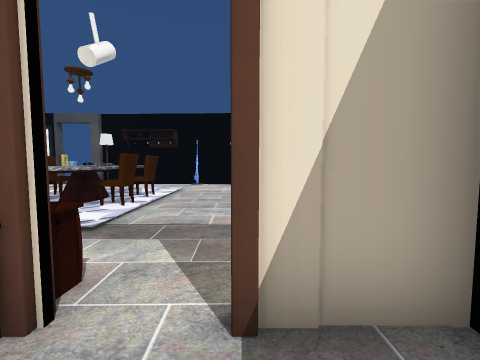
View 1 (above)

16 first-person views from a walk through a scene from a Unity 3-D project. The camera is 1.2 m above the floor, tilts 4° down and sees 90° across. The floor is counted in squares, 1 m on a side. Each view is taken from the middle of a square. On the plan, view 1 faces up. The plan holds only what a view shows up to about 12 squares ahead; the rest is blank. The place goes on beyond the plan. The player is left out. Door leaves are left out, so doorways stand open. Some surface patterns are stand-ins.

View 2
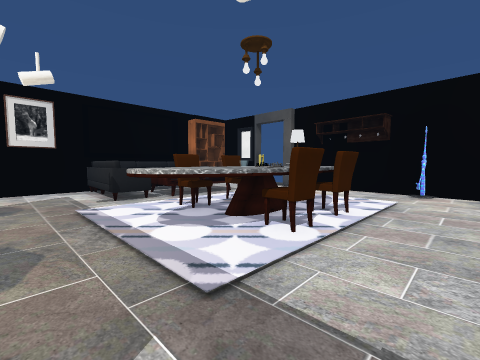

View 3
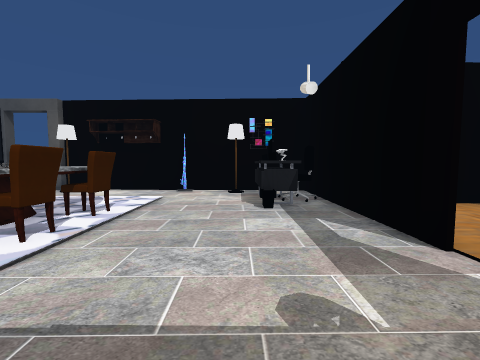

View 4
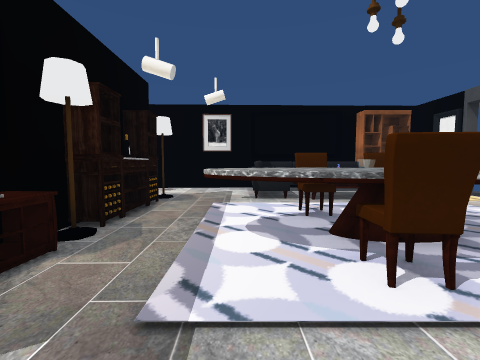

View 5
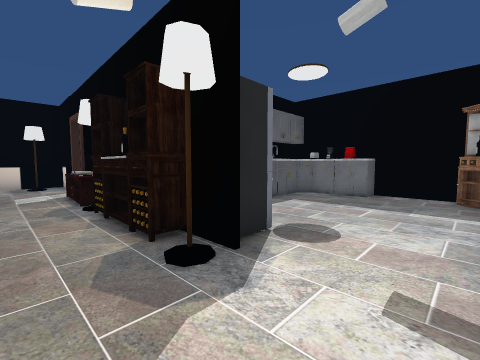

View 6
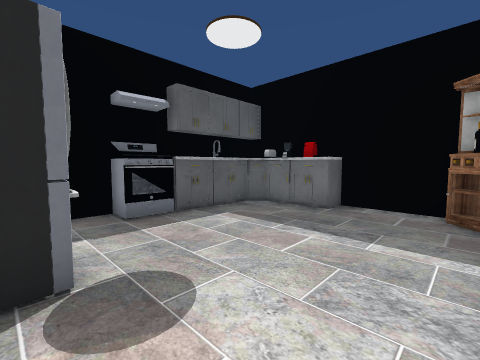

View 7
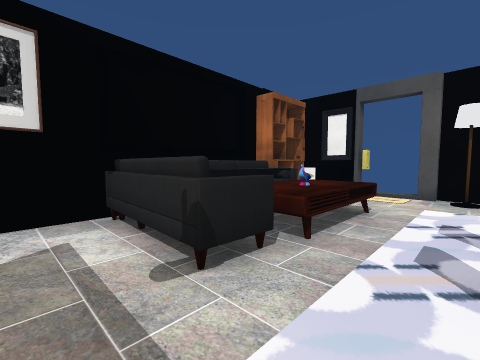

View 8
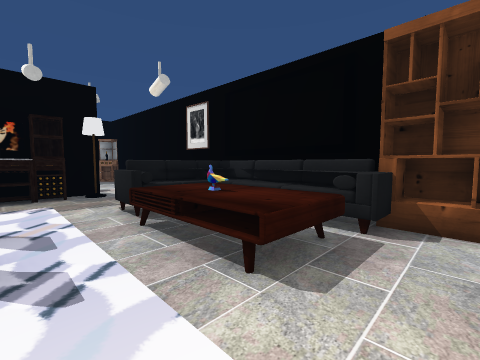

View 9
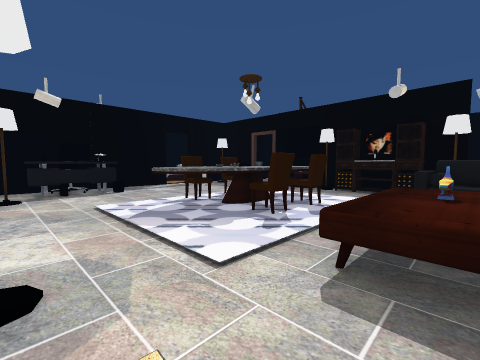

View 10
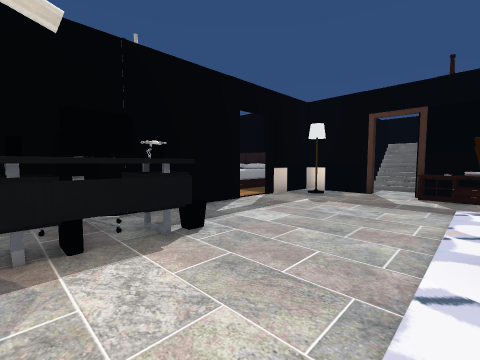

View 11
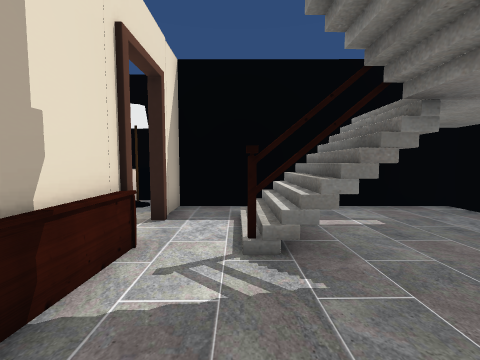

View 12
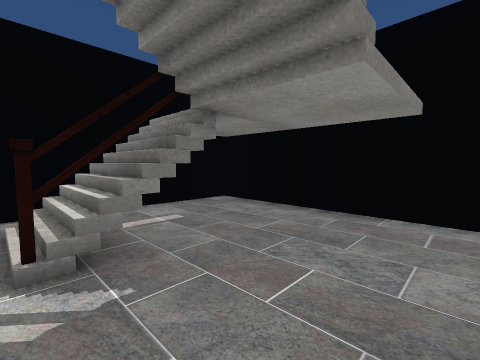

View 13
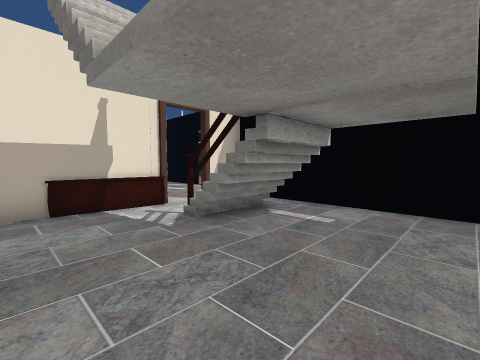

View 14
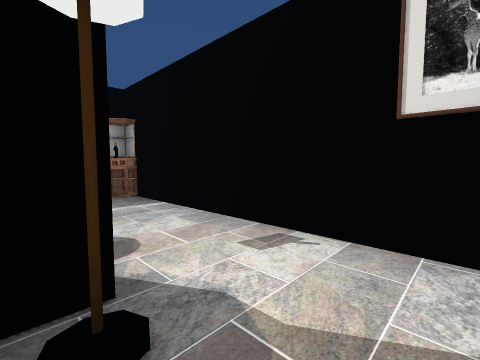

View 15
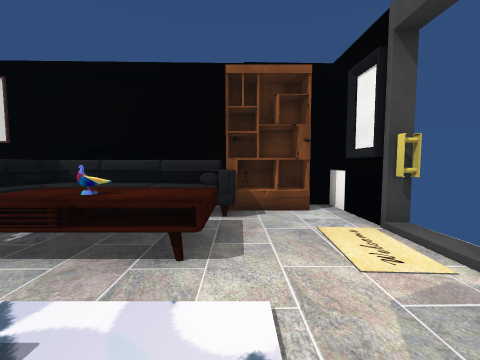

View 16
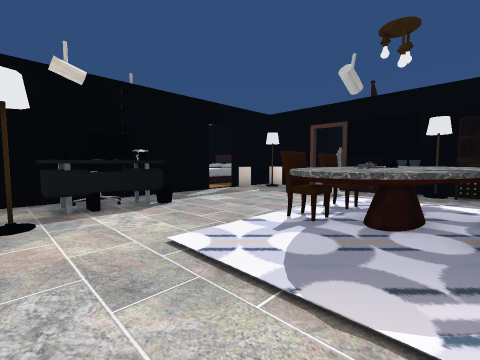

### Floor plan
Key: @ floor where view 1 was taken; # wall or solid block; x gap in a wall; . floor; / step, stairs or slope; D open door; ^ raised ledge; v drop or lower ground; O other object.
Columns run from 13 left of view 1 to 5 right of it. Each row starts with its distance up from view 1.
 14 ####/###  ######
 13 #O....O......O  #
 12 #O............OO#
 11 #OO...........OO#
 10 #OOOO. OOO....OO#
  9 #OOOO. OOOO.....#
  8 #OOOO.OOOOO.....
  7 #OOOO.OOOOO.....
  6 #OOOO.OOOOO.....x
  5 #......OOO........O
  4 #...............#.O
  3 #.........O....O# O
  2 #...OOOOOOOODD### O
  1 #...OO  .......#
  0  ...... ...#/@.#
 -1  .....OO...v//.#
 -2  .....##...#//.#
 -3  .....##.......#
 -4  .....##.......#
 -5 #O..OO##.......
 -6 ##  ^##

Positions as (right, up) in squares from view 1, and headings:
1: (0, 0), facing up
2: (-1, 3), facing up-left
3: (0, 3), facing up
4: (-1, 5), facing left
5: (-12, 4), facing down-right
6: (-12, 1), facing down-right
7: (-7, 4), facing up-left
8: (-7, 12), facing down-left
9: (-10, 13), facing down-right
10: (-3, 12), facing down-right
11: (-5, 0), facing right
12: (-5, 0), facing down-right
13: (-5, -5), facing up-right
14: (-9, 4), facing down-left
15: (-6, 11), facing left
16: (-6, 13), facing down-right
